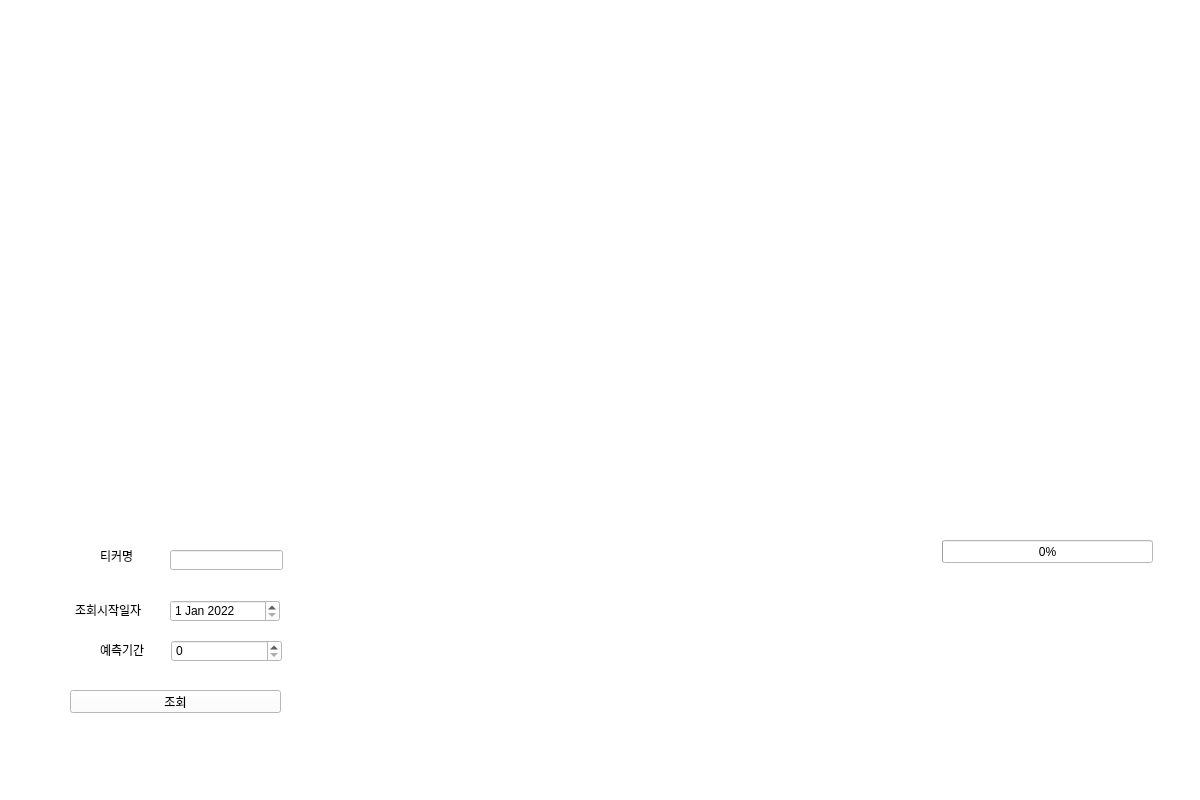
<?xml version="1.0" encoding="UTF-8"?>
<ui version="4.0">
 <class>MainWindow</class>
 <widget class="QMainWindow" name="MainWindow">
  <property name="geometry">
   <rect>
    <x>0</x>
    <y>0</y>
    <width>1200</width>
    <height>800</height>
   </rect>
  </property>
  <property name="windowTitle">
   <string>MainWindow</string>
  </property>
  <property name="styleSheet">
   <string notr="true">background-color: rgb(255, 255, 255);</string>
  </property>
  <widget class="QWidget" name="centralwidget">
   <widget class="QPushButton" name="pushButton">
    <property name="geometry">
     <rect>
      <x>70</x>
      <y>690</y>
      <width>211</width>
      <height>23</height>
     </rect>
    </property>
    <property name="text">
     <string>조회</string>
    </property>
   </widget>
   <widget class="QLineEdit" name="lineEdit">
    <property name="geometry">
     <rect>
      <x>170</x>
      <y>550</y>
      <width>113</width>
      <height>20</height>
     </rect>
    </property>
   </widget>
   <widget class="QLabel" name="label">
    <property name="geometry">
     <rect>
      <x>100</x>
      <y>550</y>
      <width>56</width>
      <height>12</height>
     </rect>
    </property>
    <property name="text">
     <string>티커명</string>
    </property>
   </widget>
   <widget class="QLabel" name="label_2">
    <property name="geometry">
     <rect>
      <x>75</x>
      <y>600</y>
      <width>81</width>
      <height>20</height>
     </rect>
    </property>
    <property name="text">
     <string>조회시작일자</string>
    </property>
   </widget>
   <widget class="QDateEdit" name="dateEdit">
    <property name="geometry">
     <rect>
      <x>170</x>
      <y>600</y>
      <width>110</width>
      <height>22</height>
     </rect>
    </property>
    <property name="toolTip">
     <string>&lt;html&gt;&lt;head/&gt;&lt;body&gt;&lt;p align=&quot;center&quot;&gt;&lt;br/&gt;&lt;/p&gt;&lt;/body&gt;&lt;/html&gt;</string>
    </property>
    <property name="dateTime">
     <datetime>
      <hour>0</hour>
      <minute>0</minute>
      <second>0</second>
      <year>2022</year>
      <month>1</month>
      <day>1</day>
     </datetime>
    </property>
    <property name="maximumDateTime">
     <datetime>
      <hour>23</hour>
      <minute>59</minute>
      <second>59</second>
      <year>2023</year>
      <month>12</month>
      <day>31</day>
     </datetime>
    </property>
    <property name="minimumDateTime">
     <datetime>
      <hour>0</hour>
      <minute>0</minute>
      <second>0</second>
      <year>2000</year>
      <month>1</month>
      <day>1</day>
     </datetime>
    </property>
   </widget>
   <widget class="QWidget" name="verticalLayoutWidget_2">
    <property name="geometry">
     <rect>
      <x>50</x>
      <y>50</y>
      <width>1101</width>
      <height>481</height>
     </rect>
    </property>
    <layout class="QVBoxLayout" name="prediction_verticalLayout">
     <property name="spacing">
      <number>6</number>
     </property>
    </layout>
   </widget>
   <widget class="QProgressBar" name="progressBar">
    <property name="geometry">
     <rect>
      <x>942</x>
      <y>540</y>
      <width>211</width>
      <height>23</height>
     </rect>
    </property>
    <property name="value">
     <number>0</number>
    </property>
   </widget>
   <widget class="QLabel" name="label_3">
    <property name="geometry">
     <rect>
      <x>171</x>
      <y>576</y>
      <width>111</width>
      <height>16</height>
     </rect>
    </property>
    <property name="styleSheet">
     <string notr="true">color: rgb(255, 0, 0);</string>
    </property>
    <property name="text">
     <string/>
    </property>
   </widget>
   <widget class="QLabel" name="label_4">
    <property name="geometry">
     <rect>
      <x>1000</x>
      <y>570</y>
      <width>56</width>
      <height>12</height>
     </rect>
    </property>
    <property name="text">
     <string/>
    </property>
   </widget>
   <widget class="QLabel" name="label_5">
    <property name="geometry">
     <rect>
      <x>500</x>
      <y>0</y>
      <width>200</width>
      <height>50</height>
     </rect>
    </property>
    <property name="styleSheet">
     <string notr="true">font: 75 24pt &quot;Arial&quot;;</string>
    </property>
    <property name="text">
     <string/>
    </property>
    <property name="alignment">
     <set>Qt::AlignCenter</set>
    </property>
   </widget>
   <widget class="QLabel" name="label_6">
    <property name="geometry">
     <rect>
      <x>100</x>
      <y>640</y>
      <width>61</width>
      <height>20</height>
     </rect>
    </property>
    <property name="text">
     <string>예측기간</string>
    </property>
   </widget>
   <widget class="QSpinBox" name="spinBox">
    <property name="geometry">
     <rect>
      <x>171</x>
      <y>640</y>
      <width>111</width>
      <height>22</height>
     </rect>
    </property>
    <property name="maximum">
     <number>999</number>
    </property>
    <property name="singleStep">
     <number>1</number>
    </property>
    <property name="stepType">
     <enum>QAbstractSpinBox::DefaultStepType</enum>
    </property>
   </widget>
  </widget>
  <widget class="QMenuBar" name="menubar">
   <property name="geometry">
    <rect>
     <x>0</x>
     <y>0</y>
     <width>1200</width>
     <height>21</height>
    </rect>
   </property>
  </widget>
  <widget class="QStatusBar" name="statusbar"/>
 </widget>
 <resources/>
 <connections/>
</ui>
